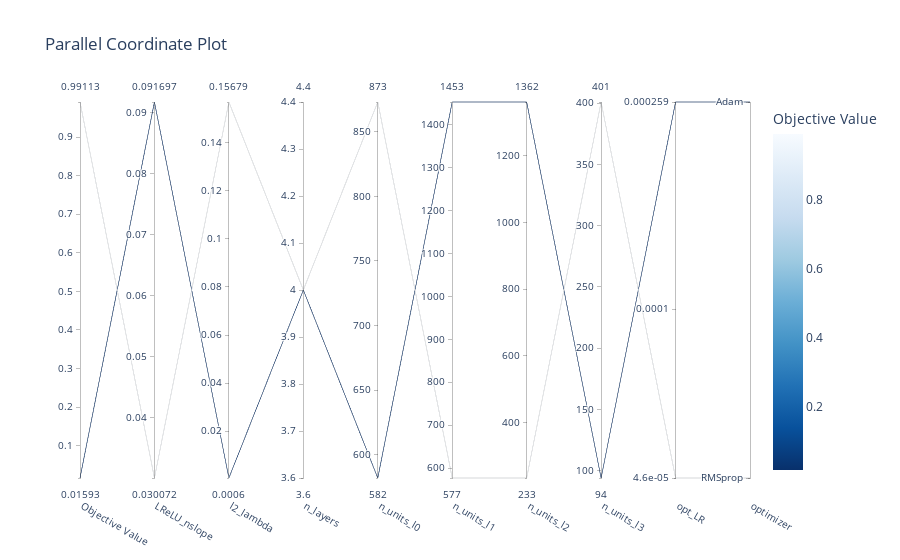

Here is the notebook cell this chart was saved with:
### Code cell
fig2.show()

### Figure 1 — Plotly figure (JSON) as saved in the notebook; plotly's stock layout.template omitted (floating-point values rounded to 4 significant figures)
{"data": [{"dimensions": [{"label": "Objective Value", "range": [0.01593, 0.9911], "values": [0.9911, 0.01593]}, {"label": "LReLU_nslope", "range": [0.03007, 0.0917], "values": [0.03007, 0.0917]}, {"label": "l2_lambda", "range": [0.0005974, 0.1568], "values": [0.1568, 0.0005974]}, {"label": "n_layers", "range": [4, 4], "values": [4, 4]}, {"label": "n_units_l0", "range": [582, 873], "values": [873, 582]}, {"label": "n_units_l1", "range": [577, 1453], "values": [577, 1453]}, {"label": "n_units_l2", "range": [233, 1362], "values": [233, 1362]}, {"label": "n_units_l3", "range": [94, 401], "values": [401, 94]}, {"label": "opt_LR", "range": [-4.337, -3.586], "ticktext": ["4.6e-05", "0.0001", "0.000259"], "tickvals": [-4.337, -4, -3.586], "values": [-4.337, -3.586]}, {"label": "optimizer", "range": [0, 1], "ticktext": ["RMSprop", "Adam"], "tickvals": [0, 1], "values": [0, 1]}], "labelangle": 30, "labelside": "bottom", "line": {"color": [0.9911, 0.01593], "colorbar": {"title": {"text": "Objective Value"}}, "colorscale": [[0, "rgb(247,251,255)"], [0.125, "rgb(222,235,247)"], [0.25, "rgb(198,219,239)"], [0.375, "rgb(158,202,225)"], [0.5, "rgb(107,174,214)"], [0.625, "rgb(66,146,198)"], [0.75, "rgb(33,113,181)"], [0.875, "rgb(8,81,156)"], [1, "rgb(8,48,107)"]], "reversescale": true, "showscale": true}, "type": "parcoords"}], "layout": {"title": {"text": "Parallel Coordinate Plot"}}}
